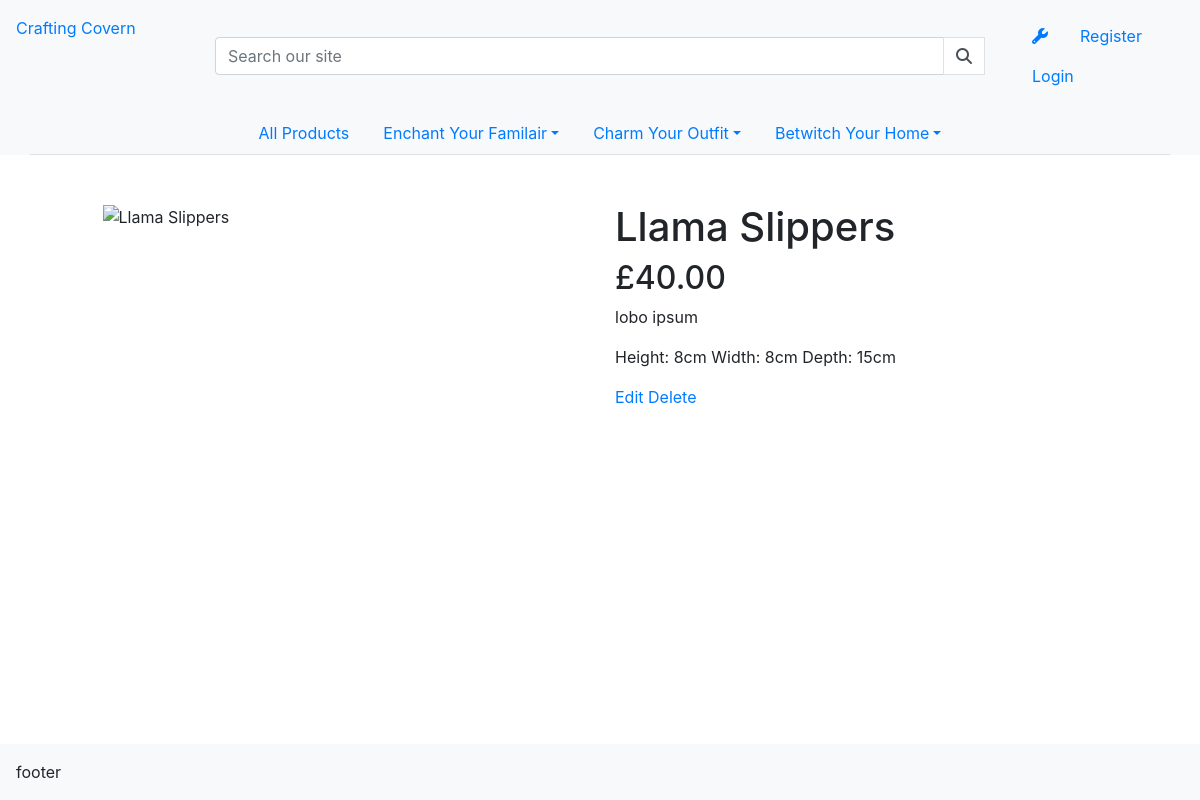
Screenshot of /product/2/ with the database file from the repository.
### products/models.py (models this page shows, shortened)
class Product(models.Model):
    category = models.ForeignKey('Category', null=True, blank=True, on_delete=models.SET_NULL)
    sku = models.CharField(max_length=254, null=True, blank=True)
    name = models.CharField(max_length=254)
    description = models.TextField()
    dimension = models.TextField()
    cost = models.DecimalField(max_digits=6, decimal_places=2)
    craft_time = models.IntegerField(validators=[MinValueValidator(1), MaxValueValidator(40)])
    image = CloudinaryField('image', default='placeholder')
    created_on = models.DateTimeField(auto_now_add=True)
    updated_on = models.DateTimeField(auto_now=True)
    deleted_on = models.DateTimeField(null=True, blank=True)

### products/views.py (the view)
# urls.py: path('product/<int:id>/', views.product_detail, name='product_detail'),
def product_detail(request, id):
    queryset = Product.objects.all()
    product = get_object_or_404(queryset, id=id)
    return render(
        request,
        'products/product_detail.html',
        {"product": product},
    )

### products/templates/products/product_detail.html
{% extends "base.html" %}
{% block content %}
<div class="row mt-5">
  <div class="col-5 offset-1">
    <img class="card-img-bottom" src=" {{ product.image.url }}"
    alt="{{ product.name }}">
  </div>
  <div class="col-5">
    <h1>{{ product.name }}</h1>
    <h2>£{{ product.cost }}</h2>
    <p>{{ product.description }}</p>
    <p>{{ product.dimension }}</p>
    <a href="{% url 'product_edit' product.id %}">Edit</a>
    <a href="{% url 'product_delete' product.id %}">Delete</a>
  </div>
</div>
{% endblock content %}

### rows the page displays
Product: name "Llama Slippers", cost "40.00", description "lobo ipsum", dimension "Height: 8cm Width: 8cm Depth: 15cm"
